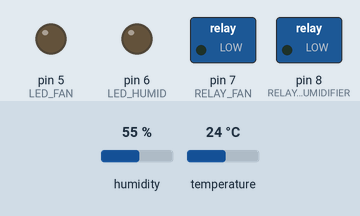
This sketch was run on a simulated Arduino Uno, built with avr-gcc and run on an emulated ATmega328P. Parts: switched loads named in the sketch (green lamp = pin HIGH), output pins drawn as LEDs (lit = HIGH). Inputs (shaded band) come from the test bench; at power-on: humidity 55 %, temperature 24 °C. What the sketch prints to the serial monitor is not drawn.

Above: at 1.6 s.
1.7 s: humidity set to 53 %
At 3.2 s:
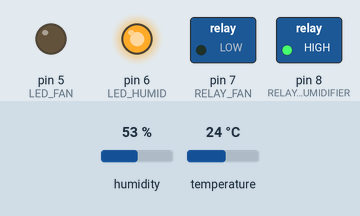
4.7 s: temperature set to 27 °C
10.1 s: temperature set to 30 °C
At 11.5 s:
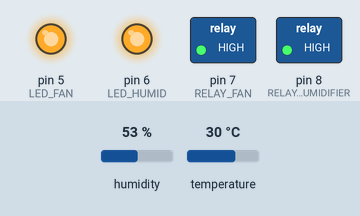
13.1 s: humidity set to 69 %
18.3 s: humidity set to 72 %
At 19.6 s:
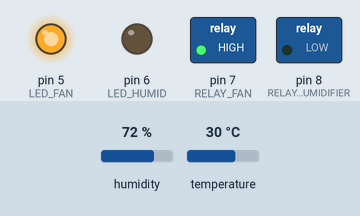
21.3 s: humidity set to 22 %
At 24.2 s:
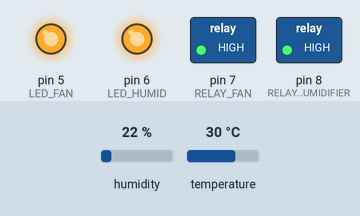
Timing chart, 0 to 25.4 s (numbered marks = the images above; inputs shaded):
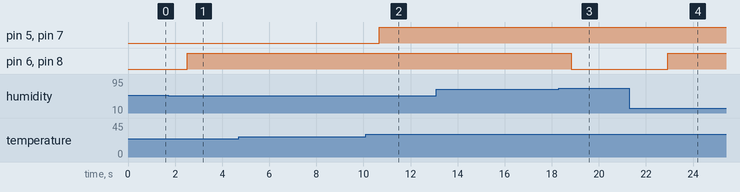

The sketch:

05_climate_control.ino
```cpp
/*
 * 第二組：溫溼度控制組
 * 範例 5：完整溫溼度控制系統（整合實作）
 *
 * 功能說明：
 * - DHT11 感測溫度與濕度
 * - 溫度過高自動開風扇
 * - 濕度過低自動開霧化器
 * - 包含遲滯控制與最小運轉時間
 * - LED 狀態指示
 *
 * 這就是智慧溫室環境控制的基本原型！
 */

#include <DHT.h>

//=== 腳位定義 ===
#define DHT_PIN 2
#define DHT_TYPE DHT11
#define RELAY_FAN 7
#define RELAY_HUMIDIFIER 8
#define LED_FAN 5
#define LED_HUMID 6

//=== 溫度控制參數 ===
#define TEMP_HIGH 28.0    // 高於此溫度開風扇
#define TEMP_LOW 26.0     // 低於此溫度關風扇

//=== 濕度控制參數 ===
#define HUMIDITY_LOW 55.0   // 低於此濕度開霧化器
#define HUMIDITY_HIGH 70.0  // 高於此濕度關霧化器

//=== 最小運轉時間（毫秒）===
#define MIN_RUN_TIME 10000

//=== 繼電器觸發方式 ===
#define RELAY_ACTIVE_HIGH true

//=== 全域變數 ===
DHT dht(DHT_PIN, DHT_TYPE);

bool fanOn = false;
bool humidifierOn = false;
unsigned long fanStartTime = 0;
unsigned long humidifierStartTime = 0;

void setup() {
  // 設定腳位
  pinMode(RELAY_FAN, OUTPUT);
  pinMode(RELAY_HUMIDIFIER, OUTPUT);
  pinMode(LED_FAN, OUTPUT);
  pinMode(LED_HUMID, OUTPUT);

  // 初始化為關閉
  relayOff(RELAY_FAN);
  relayOff(RELAY_HUMIDIFIER);
  digitalWrite(LED_FAN, LOW);
  digitalWrite(LED_HUMID, LOW);

  // 初始化感測器
  dht.begin();

  // 序列埠
  Serial.begin(9600);
  Serial.println("╔═══════════════════════════════════════╗");
  Serial.println("║    智慧溫室 溫溼度控制系統 v1.0       ║");
  Serial.println("╠═══════════════════════════════════════╣");
  Serial.print("║ 風扇: ");
  Serial.print(TEMP_LOW);
  Serial.print("°C 關, ");
  Serial.print(TEMP_HIGH);
  Serial.println("°C 開          ║");
  Serial.print("║ 霧化: ");
  Serial.print(HUMIDITY_LOW);
  Serial.print("% 開, ");
  Serial.print(HUMIDITY_HIGH);
  Serial.println("% 關            ║");
  Serial.println("╚═══════════════════════════════════════╝");
  Serial.println();
}

void loop() {
  delay(2000);

  // 讀取感測器
  float temperature = dht.readTemperature();
  float humidity = dht.readHumidity();

  // 檢查讀取是否成功
  if (isnan(temperature) || isnan(humidity)) {
    Serial.println("[錯誤] 感測器讀取失敗！");
    return;
  }

  // 控制風扇
  controlFan(temperature);

  // 控制霧化器
  controlHumidifier(humidity);

  // 顯示狀態
  displayStatus(temperature, humidity);
}

//=== 風扇控制 ===
void controlFan(float temp) {
  unsigned long runTime = fanOn ? (millis() - fanStartTime) : 0;

  if (!fanOn && temp > TEMP_HIGH) {
    // 溫度過高，開風扇
    Serial.println("[動作] 溫度過高 → 開啟風扇");
    relayOn(RELAY_FAN);
    digitalWrite(LED_FAN, HIGH);
    fanOn = true;
    fanStartTime = millis();

  } else if (fanOn && temp < TEMP_LOW) {
    // 溫度恢復，檢查最小運轉時間
    if (runTime >= MIN_RUN_TIME) {
      Serial.println("[動作] 溫度正常 → 關閉風扇");
      relayOff(RELAY_FAN);
      digitalWrite(LED_FAN, LOW);
      fanOn = false;
    }
  }
}

//=== 霧化器控制 ===
void controlHumidifier(float humid) {
  unsigned long runTime = humidifierOn ? (millis() - humidifierStartTime) : 0;

  if (!humidifierOn && humid < HUMIDITY_LOW) {
    // 濕度過低，開霧化器
    Serial.println("[動作] 濕度過低 → 開啟霧化器");
    relayOn(RELAY_HUMIDIFIER);
    digitalWrite(LED_HUMID, HIGH);
    humidifierOn = true;
    humidifierStartTime = millis();

  } else if (humidifierOn && humid > HUMIDITY_HIGH) {
    // 濕度足夠，檢查最小運轉時間
    if (runTime >= MIN_RUN_TIME) {
      Serial.println("[動作] 濕度正常 → 關閉霧化器");
      relayOff(RELAY_HUMIDIFIER);
      digitalWrite(LED_HUMID, LOW);
      humidifierOn = false;
    }
  }
}

//=== 顯示狀態 ===
void displayStatus(float temp, float humid) {
  Serial.print("溫度: ");
  Serial.print(temp, 1);
  Serial.print("°C ");

  // 溫度狀態指示
  if (temp > TEMP_HIGH) {
    Serial.print("[高!] ");
  } else if (temp < TEMP_LOW) {
    Serial.print("[正常] ");
  } else {
    Serial.print("[--] ");
  }

  Serial.print("| 濕度: ");
  Serial.print(humid, 1);
  Serial.print("% ");

  // 濕度狀態指示
  if (humid < HUMIDITY_LOW) {
    Serial.print("[低!] ");
  } else if (humid > HUMIDITY_HIGH) {
    Serial.print("[正常] ");
  } else {
    Serial.print("[--] ");
  }

  Serial.print("| 風扇:");
  Serial.print(fanOn ? "ON " : "OFF");
  Serial.print(" 霧化:");
  Serial.println(humidifierOn ? "ON" : "OFF");
}

//=== 繼電器控制函數 ===
void relayOn(int pin) {
  digitalWrite(pin, RELAY_ACTIVE_HIGH ? HIGH : LOW);
}

void relayOff(int pin) {
  digitalWrite(pin, RELAY_ACTIVE_HIGH ? LOW : HIGH);
}

/*
 * 實作挑戰：
 *
 * 1. 加入警報功能
 *    溫度超過 35°C 或濕度低於 30% 時發出蜂鳴警報
 *
 * 2. 節能模式
 *    風扇與霧化器不能同時運轉（避免霧氣被吹散）
 *
 * 3. 手動模式
 *    透過序列埠輸入指令手動控制
 *    例如：輸入 "F1" 開風扇、"F0" 關風扇
 *
 * 4. 資料記錄
 *    記錄溫溼度變化（搭配 SD 卡或傳送到電腦）
 *
 * 5. 整合 MQTT
 *    將溫溼度資料傳送給第六組的網路系統
 */

/*
 * 延伸知識：實際溫室環境控制
 *
 * 1. 專業設備：
 *    - 工業級溫溼度感測器（精度更高）
 *    - 大型抽風機/循環扇
 *    - 高壓霧化系統
 *    - 水牆降溫系統
 *
 * 2. 控制策略：
 *    - PID 控制（更平滑的控制）
 *    - 時段控制（白天/夜晚不同設定）
 *    - 預測控制（根據天氣預報調整）
 *
 * 3. 作物需求：
 *    - 葉菜類：18-25°C，60-70%
 *    - 番茄：20-28°C，60-80%
 *    - 草莓：15-25°C，60-75%
 *    - 蘭花：20-28°C，70-80%
 */
```

Measured:
- the behaviour switches between 55 and 54 % on humidity (found by bisection; images 0 and 1)
- the behaviour switches between 28 and 29 °C on temperature (found by bisection; images 1 and 2)
- the behaviour switches between 70 and 71 % on humidity (found by bisection; images 2 and 3)
- after the input at 1.7 s, pin 6 (LED_HUMID), pin 8 (RELAY_HUMIDIFIER): LOW → HIGH after 0.82 s
- after the input at 4.7 s, every drawn part: stays the same
- after the input at 10.1 s, pin 5 (LED_FAN), pin 7 (RELAY_FAN): LOW → HIGH after 0.58 s
- after the input at 13.1 s, every drawn part: stays the same
- after the input at 18.3 s, pin 6 (LED_HUMID), pin 8 (RELAY_HUMIDIFIER): HIGH → LOW after 0.53 s
- after the input at 21.3 s, pin 6 (LED_HUMID), pin 8 (RELAY_HUMIDIFIER): LOW → HIGH after 1.6 s
